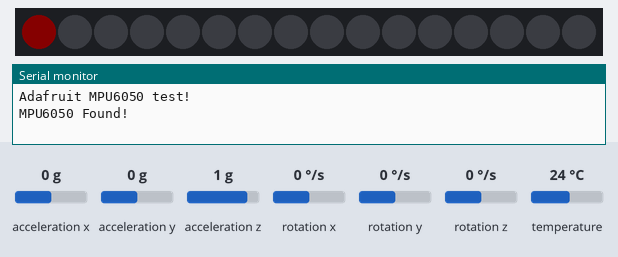
This sketch was run on a simulated ESP32. Parts: 16 RGB LEDs in strip order, left to right, the last lines printed to the serial monitor. The test bench sets the inputs (shaded band); at power-on: acceleration x 0 g, acceleration y 0 g, acceleration z 1 g, rotation x 0 °/s, rotation y 0 °/s, rotation z 0 °/s, temperature 24 °C. Dim RGB values are drawn brighter than linear.

Above: at 4.1 s.
At 6.6 s:
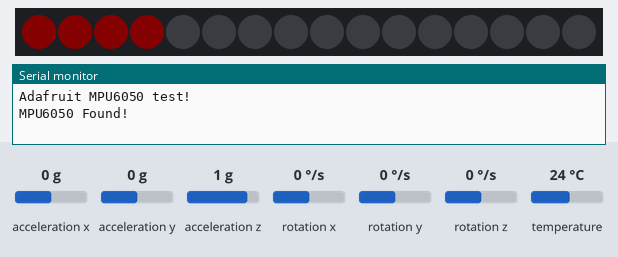
At 9.8 s:
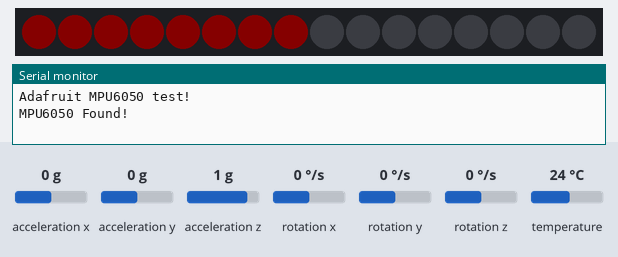
At 16.4 s:
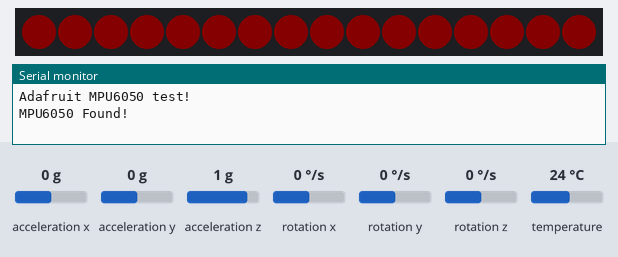
At 17.2 s:
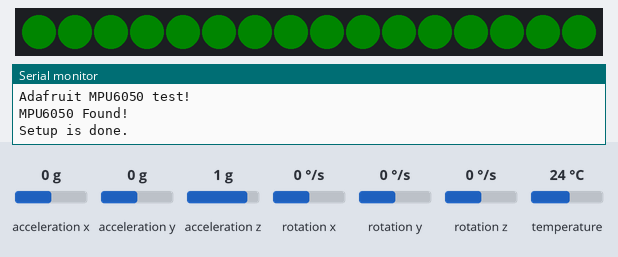
At 19.3 s:
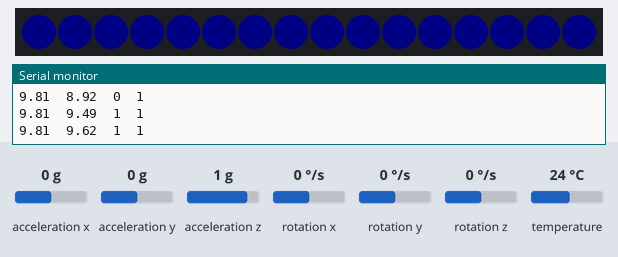

The sketch:

esp32_ttgo_gyro.ino
```cpp
/*
 * This project is under process.
 * In this project I used an ESP32 LilyGO boar with built in OLED and battery holder.
 * The main goal is to filter the gyroscope raw data and detect the stability of the setup. Instead of the OLED,
 * a 16-led WS2812B strip play the feedback role.
 *
 * Adafruit MPU6050:
 * https://www.adafruit.com/product/3886
 * neccessary libraries in the Adafruit learnpage:
 * https://learn.adafruit.com/mpu6050-6-dof-accelerometer-and-gyro?view=all
 *
 * NeoPixel 16LED strip (ws2812b):
 * https://www.adafruit.com/product/1463
 *
 * LilyGO ESP32 board + 0.96 OLED + battery holder:
 * https://www.banggood.com/LILYGO-TTGO-ESP32-WiFi-bluetooth-18650-Battery-Protection-Board-0_96-Inch-OLED-Development-Tool-p-1213497.html?cur_warehouse=USA
 *
 * MPU6050 to ESP32
 * Vcc     - 5V
 * GND     - GND
 * SCL     - GPIO22
 * SDA     - GPIO21
 * INT     - NC
 *
 * WS2812B strip
 * Vcc     - 5V
 * GND     - GND
 * DI      - GPIO5
 *
 * email: godo.bence@science.unideb.hu
 */

// MPU6050 libraries
#include <Adafruit_MPU6050.h>
#include <Adafruit_Sensor.h>
#include <Wire.h>

// Kalman Filter libraries
// see the details @ https://github.com/denyssene/SimpleKalmanFilter
#include <SimpleKalmanFilter.h>

// led driver library
// https://github.com/FastLED/FastLED
#include <FastLED.h>

// LED pin definitions
#define LED_PIN     5
#define NUM_LEDS    16
#define BRIGHTNESS  8
#define LED_TYPE    WS2812B
#define COLOR_ORDER GRB
CRGB leds[NUM_LEDS];

Adafruit_MPU6050 Gyroscope;
sensors_event_t a, g, temp;   // only the acceleration will be used

SimpleKalmanFilter pressureKalmanFilter(0.1, 1, 0.01); // Needed to fine tune the 1st and 3rd value, 2nd will be readjusted by the KF


double AccVectorVal = 0;
double KF_vector = 0;
double AccBaseValue = 10.43;  // acc in rest, no offset used

int MotionDetected = 0;
float AccThreshold = 0.45;    // acceleration threshold in m/s^2
int LastMotion = 0;
int dc_time = 500; // led light response interval in ms
int LED_state = 0;

void setup() {

  Serial.begin(115200);

  delay( 3000 ); // power-up safety delay
  FastLED.addLeds<LED_TYPE, LED_PIN, COLOR_ORDER>(leds, NUM_LEDS).setCorrection( TypicalLEDStrip );
  FastLED.setBrightness(  BRIGHTNESS );

  while (!Serial)
    delay(10); // will pause Zero, Leonardo, etc until serial console opens
  Serial.println("Adafruit MPU6050 test!");

  // Try to initialize!
  if (!Gyroscope.begin()) {
                      Serial.println("Failed to find MPU6050 chip");
                      while(1) {      delay(10);    }
                    } //Gyroscope start

  Serial.println("MPU6050 Found!");

  // Initialize the gyroscope with 8g, 500deg, 21Hz
  Gyroscope.setAccelerometerRange(MPU6050_RANGE_8_G);   // 2,4,8,16
  Gyroscope.setGyroRange(MPU6050_RANGE_500_DEG);   //250,500,1000,2000
  Gyroscope.setFilterBandwidth(MPU6050_BAND_21_HZ);   //260,184,94,44,21,10,5

  // Clear LEDstrip
  for(int i = 0;i<NUM_LEDS;i++) { leds[i] = CRGB(0,0,0); FastLED.show(); }

  delay(1000);

  // Measure the Acc value in rest
  double temp_acc = 0;
  for(int i=0;i<128;i++)
  {
  Gyroscope.getEvent(&a, &g, &temp);
  temp_acc += sqrt(a.acceleration.x*a.acceleration.x+a.acceleration.y*a.acceleration.y+a.acceleration.z*a.acceleration.z);

  // Running red light when measuring
  leds[i/8] = CRGB(255,0,0);
  FastLED.show();
  delay(100);
  }
  temp_acc /= 128;
  AccBaseValue = temp_acc;

  // Green full light when BaseAccValue is measured
  for(int i = 0;i<NUM_LEDS;i++) leds[i] = CRGB(0,255,0);
  FastLED.show();
  Serial.println("Setup is done.");

  delay(2000);
  for(int i = 0;i<NUM_LEDS;i++) leds[i] = CRGB(0,0,0);
  FastLED.show();
}

void loop() {

  // Get new sensor events with the readings
  AccVectorVal = 0;
  for(int j=0;j<10;j++){
                              // new values
                              Gyroscope.getEvent(&a, &g, &temp);

                             // Print out the values for debug
                             //Serial.print("Acc XYZ in m/s^2,  Rot XYZ in rad/s: ");
                             //Serial.print(a.acceleration.x);  Serial.print("\t");  Serial.print(a.acceleration.y);  Serial.print("\t");  Serial.print(a.acceleration.z);  Serial.print("\t");
                             //Serial.print(g.gyro.x);  Serial.print("\t");  Serial.print(g.gyro.y);  Serial.print("\t");  Serial.print(g.gyro.z);  Serial.println("\t");

                             AccVectorVal += 1.0*(sqrt(a.acceleration.x*a.acceleration.x+a.acceleration.y*a.acceleration.y+a.acceleration.z*a.acceleration.z));
                        }
   AccVectorVal /= 10; // AVG of 10 measurements

  KF_vector = pressureKalmanFilter.updateEstimate(AccVectorVal); // giving the 10-avg acc vector to KF

  Serial.print(AccVectorVal);  Serial.print("\t");  Serial.print(KF_vector);   // debug print, avg value and Kalman Filtered value

  // IF the new KF value is over the threshold value -> start motion detected state
  if (abs(AccBaseValue-KF_vector)>AccThreshold ) //&& MotionDetected == 0
                                                                        {
                                                                            MotionDetected = 1;         // motion state
                                                                            LastMotion = millis();      // motion start time
                                                                        }

  // IF LED response time is over ->
  if ((millis() - LastMotion > dc_time)  && abs(AccBaseValue-KF_vector)<AccThreshold ) //&& MotionDetected == 1
                                                                  {
                                                                     MotionDetected = 0;                  // motion stop
                                                                  }

  Serial.print("\t");  Serial.print(LED_state);  Serial.print("\t");  Serial.println(MotionDetected);       // debug print the LED state

  // IF motion and LEDs have different state -> LED turn ON/OFF in blue color
  if ( LED_state != MotionDetected)
                                    {
                                        LED_state = MotionDetected;
                                        for(int i = 0;i<NUM_LEDS;i++) leds[i] = CRGB(0,0,LED_state*255);
                                        FastLED.show();
                                    }

  delay(10);
}
```

Measured:
- what the display in image 3 shows lasts 0.8 s, from 16.4 s to 17.2 s
- what the display in image 4 shows lasts 2.0 s, from 17.2 s to 19.2 s
- what the display in image 5 shows lasts 0.5 s, from 19.2 s to 19.7 s
